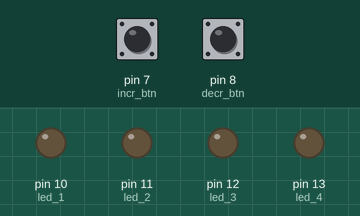
This sketch was run on a simulated Arduino Uno, built with avr-gcc and run on an emulated ATmega328P. Parts: output pins drawn as LEDs (lit = HIGH). Inputs (shaded band) come from the test bench; at power-on: pin 7 (incr_btn) LOW, pin 8 (decr_btn) LOW.

Above: at 1.2 s.
1.3 s: pin 7 (incr_btn) pulled HIGH for 1 s
At 2.1 s:
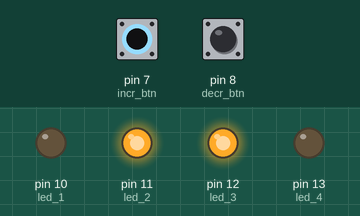
3.8 s: pin 8 (decr_btn) pulled HIGH for 1 s
At 4.35 s:
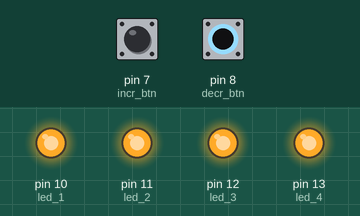
6.3 s: pin 8 (decr_btn) pulled HIGH for 0.15 s
At 6.8 s:
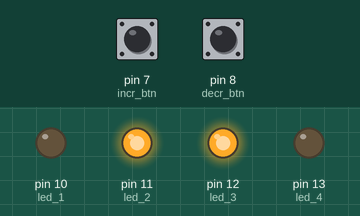
Timing chart, 0 to 9.3 s (numbered marks = the images above; inputs shaded):
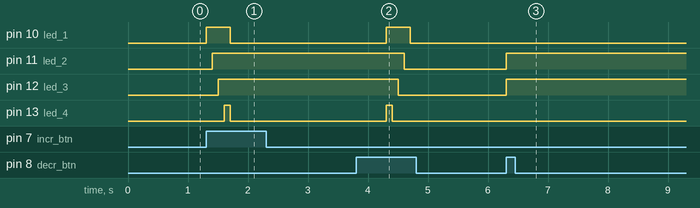

Measured:
- after the input at 1.3 s, pin 10 (led_1): LOW → HIGH at once, → LOW 0.40 s later; pin 11 (led_2): LOW → HIGH after 0.10 s; pin 12 (led_3): LOW → HIGH after 0.20 s; pin 13 (led_4): LOW → HIGH after 0.30 s, → LOW 0.10 s later
- after the input at 3.8 s, pin 10 (led_1): LOW → HIGH after 0.50 s, → LOW 0.40 s later; pin 11 (led_2): HIGH → LOW after 0.80 s; pin 12 (led_3): HIGH → LOW after 0.70 s; pin 13 (led_4): LOW → HIGH after 0.50 s, → LOW 0.10 s later
- after the input at 6.3 s, pin 11 (led_2), pin 12 (led_3): LOW → HIGH at once

The sketch:

8.ino
```cpp
const int led_1=10;
const int led_2=11;
const int led_3=12;
const int led_4=13;

const int incr_btn=7;
const int decr_btn=8;

int led_counter=0;


void setup()
{
  pinMode(led_1,OUTPUT);
  pinMode(led_2,OUTPUT);
  pinMode(led_3,OUTPUT);
  pinMode(led_4,OUTPUT);

  pinMode(incr_btn,INPUT);
  pinMode(decr_btn,INPUT);

  //Serial.begin(9600);
}

void loop()
{
  if(digitalRead(incr_btn)) // increment counter when PIN 7 is HIGH
  {
    led_counter++;
    //Serial.println(led_counter);
  }
  if(digitalRead(decr_btn)) // decrement counter when PIN 8 is HIGH
  {
    led_counter--;
    //Serial.println(led_counter);
  }

  switch(led_counter)
  {

    case 0:
    digitalWrite(led_1,LOW);
    digitalWrite(led_2,LOW);
    digitalWrite(led_3,LOW);
    digitalWrite(led_4,LOW);
    break;

    case 1:
    digitalWrite(led_1,HIGH);
    digitalWrite(led_2,LOW);
    digitalWrite(led_3,LOW);
    digitalWrite(led_4,LOW);
    break;

    case 2:
    digitalWrite(led_1,HIGH);
    digitalWrite(led_2,HIGH);
    digitalWrite(led_3,LOW);
    digitalWrite(led_4,LOW);
    break;

    case 3:
    digitalWrite(led_1,HIGH);
    digitalWrite(led_2,HIGH);
    digitalWrite(led_3,HIGH);
    digitalWrite(led_4,LOW);
    break;

    case 4:
    digitalWrite(led_1,HIGH);
    digitalWrite(led_2,HIGH);
    digitalWrite(led_3,HIGH);
    digitalWrite(led_4,HIGH);
    break;

    default:
    digitalWrite(led_1,LOW);
    digitalWrite(led_2,HIGH);
    digitalWrite(led_3,HIGH);
    digitalWrite(led_4,LOW);
    break;
  }


  delay(100);

}
```
